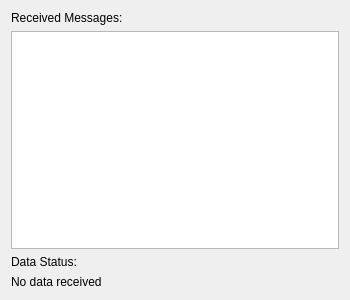
<?xml version="1.0" encoding="UTF-8"?>
<ui version="4.0">
 <class>ReceiverWidget</class>
 <widget class="QWidget" name="ReceiverWidget">
  <property name="geometry">
   <rect><x>450</x><y>100</y><width>350</width><height>300</height></rect>
  </property>
  <property name="windowTitle"><string>Receiver</string></property>
  <layout class="QVBoxLayout" name="verticalLayout">
   <item><widget class="QLabel" name="label_messages"><property name="text"><string>Received Messages:</string></property></widget></item>
   <item><widget class="QTextEdit" name="message_display">
    <property name="readOnly"><bool>true</bool></property>
   </widget></item>
   <item><widget class="QLabel" name="label_data_status"><property name="text"><string>Data Status:</string></property></widget></item>
   <item><widget class="QLabel" name="data_display"><property name="text"><string>No data received</string></property></widget></item>
  </layout>
 </widget>
 <resources/><connections/>
</ui>
